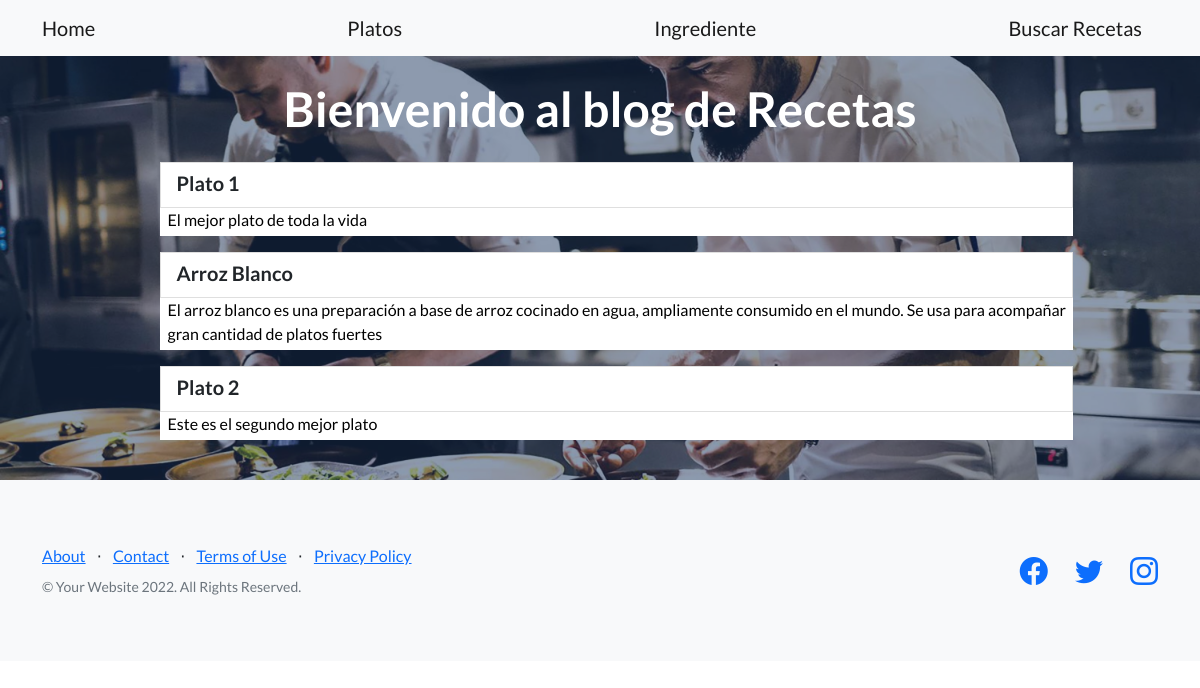
The app's page /FoodTaster/ with its own data.
### FoodTaster/models.py (models this page shows, shortened)
class Dish(models.Model):
    name=models.CharField(max_length=60)
    description=models.CharField(max_length=200)
    rating=models.FloatField()

### FoodTaster/views.py (the view)
# urls.py: path('', views.index, name='home'),
def index(request):
    dishes = Dish.objects.all()[:3]
    context_dict = {
        'dishes': dishes
    }
    return render(request,
                  context=context_dict,
                  template_name="FoodTaster/home.html")

### FoodTaster/templates/FoodTaster/home.html
{% extends "FoodTaster/index.html" %}
{% load static %}
{% block FoodTaster_content %}
<div class="list-group">
    {% for dish in dishes %}
    <ul>
        <a href="{% url 'FoodTaster:dish-detail' dish.id %}" class="list-group-item list-group-item-action flex-column align-items-start home-card">
        <div class="d-flex w-100 justify-content-between">
            <h5 class="mb-1">{{ dish.name }}</h5>
        </div>
        </a>
        <div class="d-flex w-100 justify-content-between" style="background-color: white;">
        <p class="mb-1 ms-xl-2" style="color:black;">{{dish.description}}</p>
        </div>
    </ul>
    {% endfor %}
  </div>
{% endblock %}

### FoodTaster/templates/FoodTaster/index.html (shortened to what this page needs)
<!DOCTYPE html>
<html lang="en">
    <head>
        {% load static %}
        <link href="https://cdn.jsdelivr.net/npm/bootstrap-icons@1.5.0/font/bootstrap-icons.css" rel="stylesheet" type="text/css" />
        <link href="{% static 'FoodTaster/css/styles.css' %}" rel="stylesheet" />
        <link rel="stylesheet" href="https://cdnjs.cloudflare.com/ajax/libs/font-awesome/4.7.0/css/font-awesome.min.css">
    </head>
    <body>
        <nav class="navbar navbar-light bg-light static-top justify-content-center">
            <div class="container">
                <a class="navbar-brand" href="{% url 'FoodTaster:home' %}">Home</a>
                <a class="navbar-brand" href="{% url 'FoodTaster:dish-list' %}">Platos</a>
                <a class="navbar-brand" href="{% url 'FoodTaster:ingredient-list' %}">Ingrediente</a>
                <a class="navbar-brand" href="{% url 'FoodTaster:search-recipe' %}">Buscar Recetas</a>
            </div>
        </nav>
        <header class="masthead">
            <div class="container position-relative">
                <div class="row justify-content-center">
                    <div class="col-xl-6">
                        <div class="text-center text-white">
                            <h1 class="mb-5">Bienvenido al blog de Recetas</h1>
                            <div class="text-lg-start text-white">
                                {% block FoodTaster_content %}
                                {% endblock %}
                            </div>
                        </div>
                    </div>
                </div>
            </div>
        </header>
        <footer class="footer bg-light">
            <div class="container">
                <div class="row">
                    <div class="col-lg-6 h-100 text-center text-lg-start my-auto">
                        <ul class="list-inline mb-2">
                            <li class="list-inline-item"><a href="#!">About</a></li>
                            <li class="list-inline-item">⋅</li>
                            <li class="list-inline-item"><a href="#!">Contact</a></li>
                            <li class="list-inline-item">⋅</li>
                            <li class="list-inline-item"><a href="#!">Terms of Use</a></li>
                            <li class="list-inline-item">⋅</li>
                            <li class="list-inline-item"><a href="#!">Privacy Policy</a></li>
                        </ul>
                        <p class="text-muted small mb-4 mb-lg-0">&copy; Your Website 2022. All Rights Reserved.</p>
                    </div>
                    <div class="col-lg-6 h-100 text-center text-lg-end my-auto">
                        <ul class="list-inline mb-0">
                            <li class="list-inline-item me-4">
                                <a href="#!"><i class="bi-facebook fs-3"></i></a>
                            </li>
                            <li class="list-inline-item me-4">
                                <a href="#!"><i class="bi-twitter fs-3"></i></a>
                            </li>
                            <li class="list-inline-item">
                                <a href="#!"><i class="bi-instagram fs-3"></i></a>
                            </li>
                        </ul>
                    </div>
                </div>
            </div>
        </footer>
    </body>
</html>

### records on screen
Dish: name "Plato 1", description "El mejor plato de toda la vida"
Dish: name "Arroz Blanco", description "El arroz blanco es una preparación a base de arroz cocinado en agua, ampliamente consumido en el mundo. Se usa para acompañar gran cantidad de platos fuertes"
Dish: name "Plato 2", description "Este es el segundo mejor plato"
